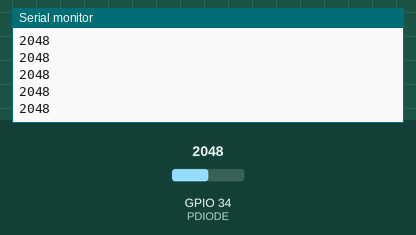
This sketch was run on a simulated ESP32. Parts: the last lines printed to the serial monitor. The test bench sets the inputs (shaded band); at power-on: GPIO 34 (PDIODE) = 2048.

Above: at 1.2 s.
1.3 s: GPIO 34 (PDIODE) set to 2866
At 1.9 s:
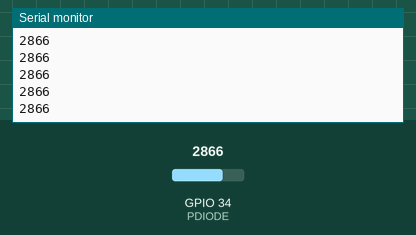
2.8 s: GPIO 34 (PDIODE) set to 3603
At 3.9 s:
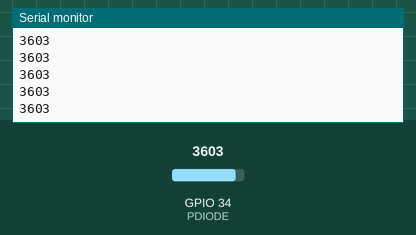
Timing chart, 0 to 5.8 s (numbered marks = the images above; inputs shaded):
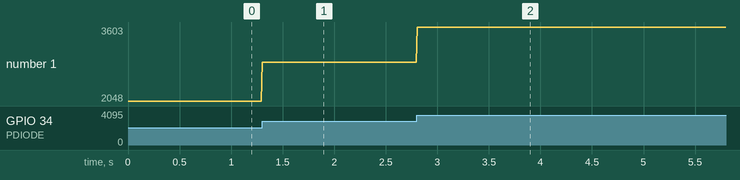

The sketch:

test1.ino
```cpp
const int PDIODE = 34;

void setup() {
  pinMode(PDIODE,INPUT);
  Serial.begin(115200);
}

//this doesnt seem to exhibit the 60 Hz-ish interference

void loop() {
  Serial.println(analogRead(PDIODE));
  delay(10);
}
```

Measured:
- after the input at 1.3 s, the serial monitor: prints a new line at once (image 1)
- after the input at 2.8 s, the serial monitor: prints a new line at once (image 2)
- plotted number 1: 2048 → 2866 after the input at 1.3 s, 2866 → 3603 after the input at 2.8 s
